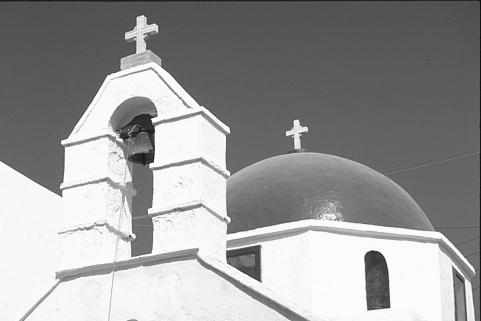
#> input picture edges_images_GT/Church.jpg, 481 x 321 px, found by its file name
$ python Q2.py
#> lines starting #> are read from the running program, lines starting #| are printed output that depends on the picture; after the words box and inside, x2 and y2 are one past the last pixel; in counts of white or black regions, pixels touching at a corner belong together; pictures that were not available may be replaced by others from this repository, and a replacement may not be noted
# importing libraries
import copy
import numpy as np
from skimage.filters import sobel
from skimage.feature import canny
import matplotlib.image as mpimg
from sklearn.metrics import precision_score, recall_score
from matplotlib import pyplot as plt
import cv2
from scipy.ndimage import filters
import imageio

def sectionA():
    images = [imageio.imread('edges_images_GT/Church.jpg'), imageio.imread('edges_images_GT/Golf.jpg'), imageio.imread('edges_images_GT/Nuns.jpg')]
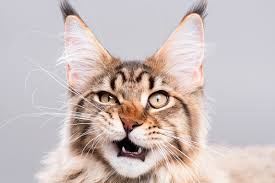
#> input picture cat.jpg, 275 x 183 px, given in place of Golf.jpg, which was not available
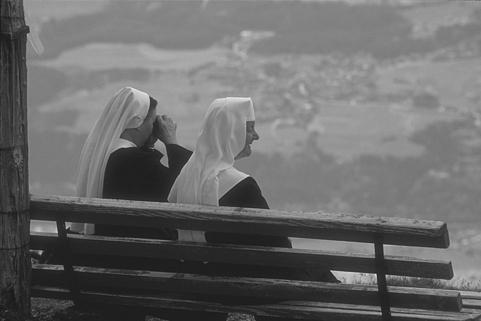
#> input picture edges_images_GT/Nuns.jpg, 481 x 321 px, found by its file name

    sobel_ksize = [1, 3, 5, 0]
    canny_thresholds = [50, 100, 150, 200]
    laplace_params = [1, 3, 5, 0]

    sobel__th = [50, 100, 150]
    canny__th = [50, 100, 150]
    laplace_th = [50, 100, 150]

    th = [canny__th, laplace_th, sobel__th]
    params = [canny_thresholds, laplace_params, sobel_ksize]
    operators = ['canny', 'LoG', 'sobel']

    for image in images:
        for j in range(0, 3):
            plt.figure(figsize=(15, 15)), plt.tight_layout()
            plt.subplot(5, 3, 2), plt.imshow(image, cmap='gray')
            plt.title('original image'), plt.xticks([]), plt.yticks([])
            for i in range(0, 3):
                im = apply_filter(image, operators[j], [params[j][i], params[j][i+1]], True)
                plt.subplot(5, 3, i+4), plt.imshow(im, cmap='gray')
                plt.title('Kernel size = ' + str(params[j][i]) + ' Threshold = adaptive'), plt.xticks([]), plt.yticks([])
                for z in range(0, 3):
                    im = apply_filter(image, operators[j], [params[j][i], th[j][z]])
                    plt.subplot(5, 3, i + 7 + z*3), plt.imshow(im, cmap='gray')
                    plt.title('Kernel size = ' + str(params[j][i]) + ' Threshold = ' + str(th[j][z])), plt.xticks([]), plt.yticks([])
            plt.suptitle(operators[j], fontsize=30)
            plt.show(block=False)
#> this loop made 2 passes
#> pass 1, in apply_filter (call 13), `image_edges = filters.gaussian_laplace(image, params[0])`:
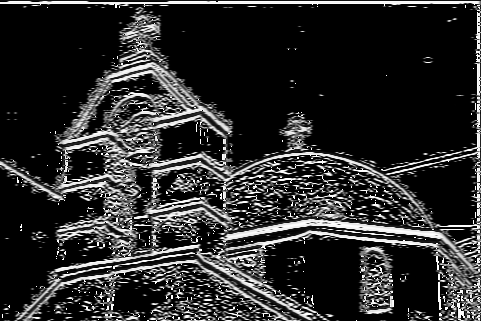
#> image_edges: shape (321, 481); min 0, max 255, mean 44.2
#> pass 1, in apply_filter (call 14), `_, th = cv2.threshold(image_edges, params[1], 255, cv2.THRESH_BINARY)`:
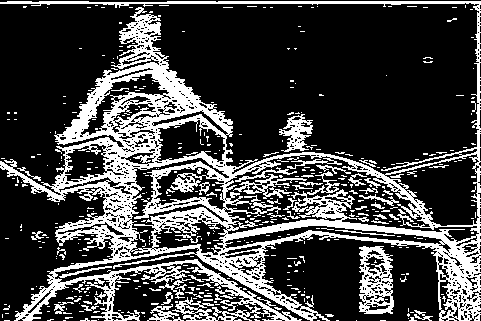
#> th: shape (321, 481); 26.4% white; 441 white regions (387 under 20 px), largest, box (x1, y1, x2, y2) and area: (0, 1, 481, 321) 33741, (359, 246, 394, 314) 1422, (279, 114, 313, 152) 612
#> pass 1, in apply_filter (call 16), `_, th = cv2.threshold(image_edges, params[1], 255, cv2.THRESH_BINARY)`:
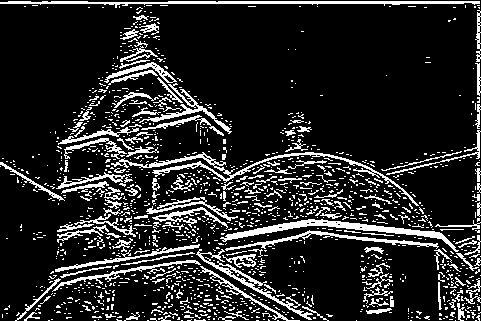
#> th: shape (321, 481); 15.3% white in thin lines or dots
#> pass 1, in sectionA, `plt.show(block=False)`:
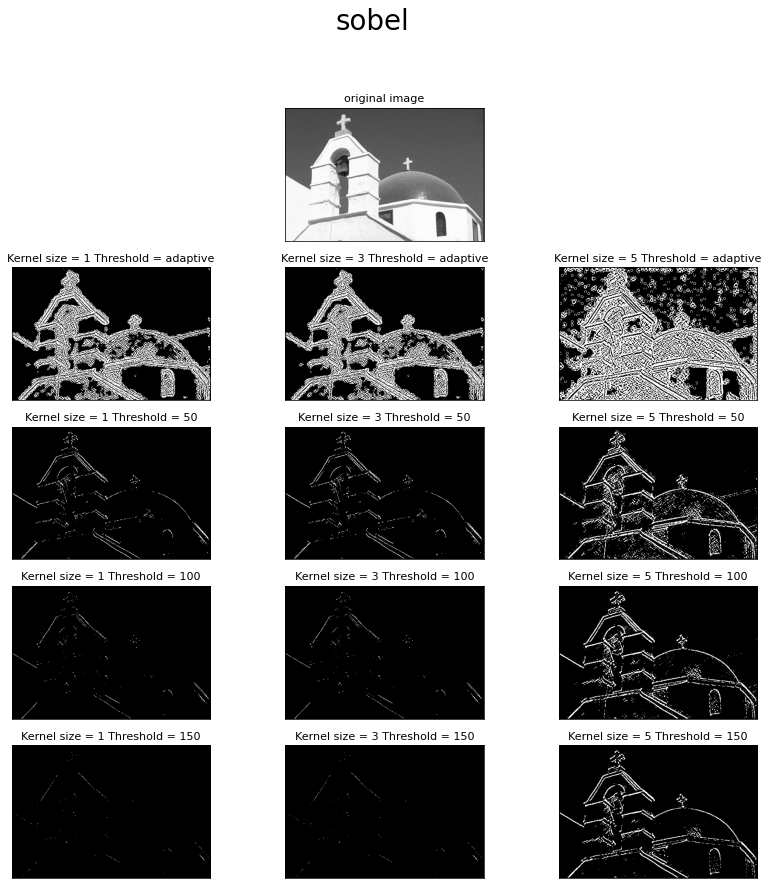
#> figure drawn by matplotlib, 13 panels
#> pass 2, in sectionA, `plt.show(block=False)`:
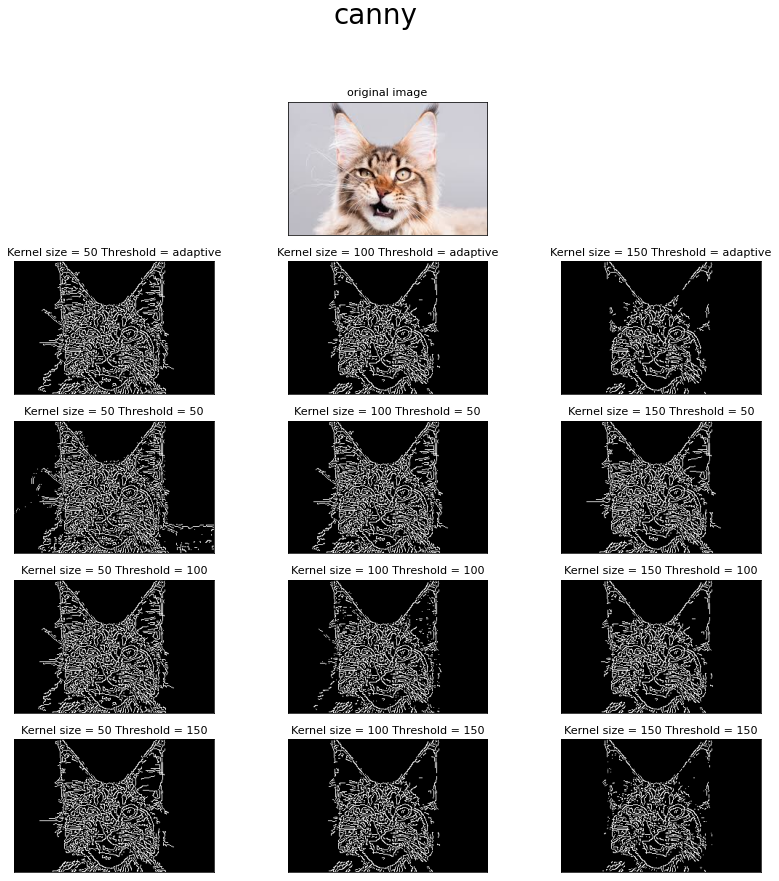
#> figure drawn by matplotlib, 13 panels


def apply_filter(image, filter, params, adaptive=False):
    if filter == 'canny':
        # return feature.canny(image, parms[2], parms[0], parms[1])
        # Canny(image, min_threshold, max_threshold) default ksize is 3
        return cv2.Canny(image, params[0], params[1])
    elif filter == 'LoG':
        # gaussian_laplace(image, sigma)
        image_edges = filters.gaussian_laplace(image, params[0])
        if adaptive:
#> (the run stopped early here; a loop or call above may not have finished)
